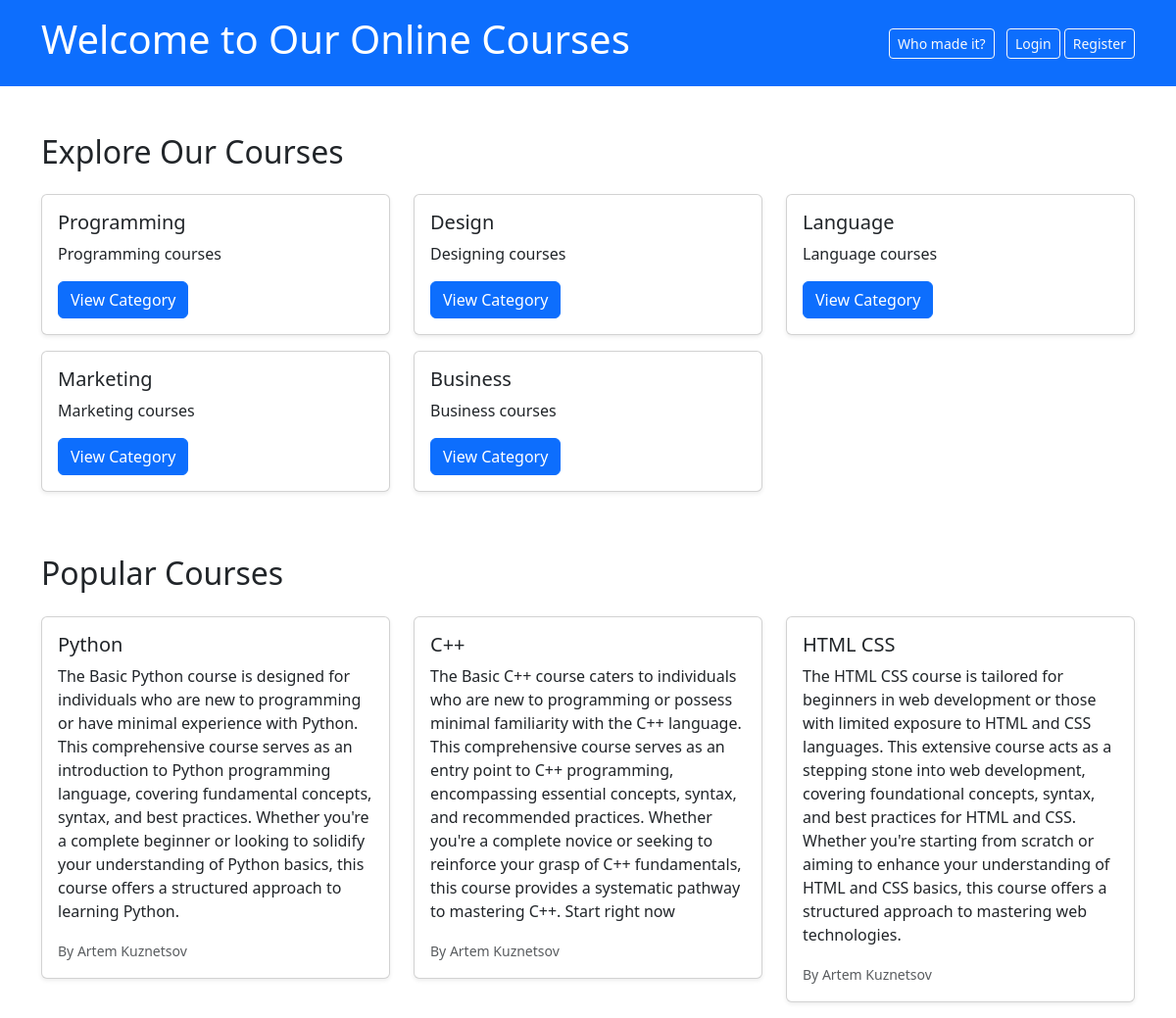
The page / on the database its author committed.
### startApp/models.py (models this page shows, shortened)
class Category(models.Model):
    name = models.CharField(max_length=100)
    description = models.TextField(blank=True)

class Course(models.Model):
    title = models.CharField(max_length=200)
    description = models.TextField(blank=True)
    instructor = models.ForeignKey(Customer, on_delete=models.CASCADE, limit_choices_to={'is_instructor': True})
    category = models.ForeignKey(Category, on_delete=models.CASCADE)
    created_at = models.DateTimeField(auto_now_add=True)
    updated_at = models.DateTimeField(auto_now=True)

class Customer(models.Model):
    user = models.OneToOneField(User, on_delete=models.CASCADE)
    is_instructor = models.BooleanField(default=False)

### startApp/views.py (the view)
# urls.py: path('', views.home_page, name='home_page'),
def home_page(request):
    categories = Category.objects.all()
    courses = Course.objects.all()[:3]
    return render(request, 'startApp/home_page.html', {'categories': categories, 'courses': courses})

### templates/startApp/home_page.html (shortened to what this page needs)
<!DOCTYPE html>
<html lang="en">
<head>
    {% load static %}
    <link href="{% static 'bootstrap/css/bootstrap.min.css' %}" rel="stylesheet">
</head>
<body>
    <header class="py-3 bg-primary text-white">
        <div class="container">
            <div class="row">
                <div class="col-12 d-flex justify-content-between align-items-center">
                    <h1>Welcome to Our Online Courses</h1>
                    <div>
                        <a href="{% url 'about_project' %}" class="btn btn-outline-light btn-sm me-2"> Who made it?</a>
                        {% if user.is_authenticated %}
                        <a href="{% url 'profile' %}" class="btn btn-outline-light btn-sm me-2"> My profile</a>
                        <a href="{% url 'login' %}" class="btn btn-outline-light btn-sm">Logout</a>
                        {% else %}
                        <a href="{% url 'login' %}" class="btn btn-outline-light btn-sm">Login</a>
                        <a href="{% url 'register' %}" class="btn btn-outline-light btn-sm">Register</a>
                        {% endif %}
                    </div>
                </div>
            </div>
        </div>
    </header>
    <main class="container mt-5">
        <section class="mb-5">
            <h2 class="mb-4">Explore Our Courses</h2>
            <div class="row">
                {% for category in categories %}
                <div class="col-md-4 mb-3">
                    <div class="card shadow-sm">
                        <div class="card-body">
                            <h5 class="card-title">{{ category.name }}</h5>
                            <p class="card-text">{{ category.description }}</p>
                            <a href="{% url 'category-detail' category.id %}" class="btn btn-primary">View Category</a>
                        </div>
                    </div>
                </div>
                {% empty %}
                <div class="col-12">
                    <p>No categories available.</p>
                </div>
                {% endfor %}
            </div>
        </section>
        <section>
            <h2 class="mb-4">Popular Courses</h2>
            <div class="row">
                {% for course in courses %}
                <div class="col-md-4 mb-3">
                    <a href="{% url 'course-detail' course.id %}" class="card shadow-sm" style="text-decoration: none;">
                        <div class="card-body">
                            <h5 class="card-title">{{ course.title }}</h5>
                            <p class="card-text">{{ course.description }}</p>
                            <p class="card-text"><small class="text-muted">By {{ course.instructor.user.first_name }} {{ course.instructor.user.last_name }}</small></p>
                        </div>
                    </a>
                </div>
                {% empty %}
                <div class="col-12">
                    <p>No courses available.</p>
                </div>
                {% endfor %}
            </div>
        </section>
    </main>
</body>
</html>

### rows shown on the page
Category: name "Programming", description "Programming courses"
Category: name "Design", description "Designing courses"
Category: name "Language", description "Language courses"
Category: name "Marketing", description "Marketing courses"
Category: name "Business", description "Business courses"
Course: title "Python", description "The Basic Python course is designed for individuals who are new to programming or have minimal experience with Python. This comprehensive course serves as an introduction to Python programming language, covering fundamental concepts, syntax, and best practices. Whether you're a complete beginner or looking to solidify your understanding of Python basics, this course offers a structured approach to learning Python.", instructor.user.first_name "Artem", instructor.user.last_name "Kuznetsov"
Course: title "C++", description "The Basic C++ course caters to individuals who are new to programming or possess minimal familiarity with the C++ language. This comprehensive course serves as an entry point to C++ programming, encompassing essential concepts, syntax, and recommended practices. Whether you're a complete novice or seeking to reinforce your grasp of C++ fundamentals, this course provides a systematic pathway to mastering C++. Start right now", instructor.user.first_name "Artem", instructor.user.last_name "Kuznetsov"
Course: title "HTML CSS", description "The HTML CSS course is tailored for beginners in web development or those with limited exposure to HTML and CSS languages. This extensive course acts as a stepping stone into web development, covering foundational concepts, syntax, and best practices for HTML and CSS. Whether you're starting from scratch or aiming to enhance your understanding of HTML and CSS basics, this course offers a structured approach to mastering web technologies.", instructor.user.first_name "Artem", instructor.user.last_name "Kuznetsov"
